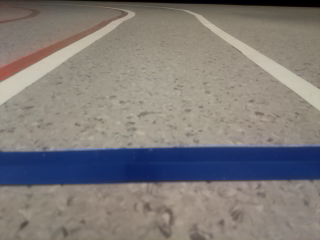
#> input picture photos/1582815498.09.png, 320 x 240 px; its folder holds only this picture in this run
$ python load_photo.py
#> lines starting #> are read from the running program, lines starting #| are printed output that depends on the picture; after the words box and inside, x2 and y2 are one past the last pixel; in counts of white or black regions, pixels touching at a corner belong together
from __future__ import division

import cv2
import numpy as np
import matplotlib.pyplot as plt

import glob


def transform_to_topdown_coordinates(img, pixels_per_centimer):
    src = np.float32([[113-20, 36], [242-20, 40], [11-20, 120], [334-20, 122]])

    pixels_per_centimer = 2
    output_w = int(100 * pixels_per_centimer)
    output_h = int(100 * pixels_per_centimer)
    paper_width = 21
    paper_height = 29.7
    paper_distance = 15

    left_x = output_w / 2 - paper_width / 2 * pixels_per_centimer
    right_x = output_w / 2 + paper_width / 2 * pixels_per_centimer
    bottom_y = paper_distance * pixels_per_centimer
    top_y = (paper_distance + paper_height) * pixels_per_centimer

    dst = np.float32([[left_x, top_y], [right_x, top_y], [left_x, bottom_y], [right_x, bottom_y]])
    M = cv2.getPerspectiveTransform(src, dst)
    return cv2.warpPerspective(img, M, (output_w, output_h), flags=cv2.INTER_LINEAR)

def orange_line_mask(hsvimg):
    avg_saturation = np.mean(hsvimg[:,:,1])
    lower_range1 = np.array([0,         3*avg_saturation, 35/100*255])
    upper_range1 = np.array([50/360*180,       255, 80/100*255])
    lower_range2 = np.array([340/360*180, 3*avg_saturation, 35/100*255])
    upper_range2 = np.array([180,               255, 80/100*255])
    color_mask1 = cv2.inRange(hsvimg, lower_range1, upper_range1)
    color_mask2 = cv2.inRange(hsvimg, lower_range2, upper_range2)
    return (color_mask1 > 0) | (color_mask2 > 0)

def white_line_mask(hsvimg):
    lower_range = np.array([0,   0,          60/100*255])
    upper_range = np.array([255, 10/100*255, 255])
    color_mask = cv2.inRange(hsvimg, lower_range, upper_range)
    return color_mask > 0


for photo in list(glob.glob("photos/*.png")):
    img = cv2.imread(photo, cv2.IMREAD_COLOR)
#> img is the input picture: shape (240, 320, 3); mean B, G, R 120.9, 122.8, 127.5
    topdown = transform_to_topdown_coordinates(img, 2)
#> in transform_to_topdown_coordinates, `return cv2.warpPerspective(img, M, (output_w, output_h), flags=cv2.INT..`:
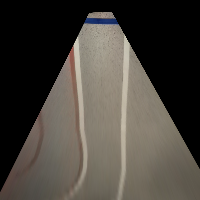
#> returned value: shape (200, 200, 3); mean of channels 0, 1, 2 59.9, 66.6, 71.2; drawn as B, G, R

    kernel_size = 3
    blur = cv2.GaussianBlur(topdown, (kernel_size, kernel_size), 2)

    hsvblur = cv2.cvtColor(blur, cv2.COLOR_BGR2HSV)
#> hsvblur: shape (200, 200, 3); mean H, S, V 11.1, 25.2, 71.6
    avg_saturation = np.mean(hsvblur[:,:,1])
#> avg_saturation = 25.21
    orange_line = orange_line_mask(hsvblur)
#> in orange_line_mask, `lower_range1 = np.array([0,         3*avg_saturation, 35/100*255])`: lower_range1 = [0, 75.63, 89.25]
#> in orange_line_mask, `lower_range2 = np.array([340/360*180, 3*avg_saturation, 35/100*255])`: lower_range2 = [170, 75.63, 89.25]
#> in orange_line_mask, `color_mask1 = cv2.inRange(hsvimg, lower_range1, upper_range1)`:
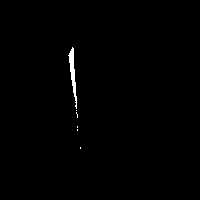
#> color_mask1: shape (200, 200); 0.56% white; 6 white regions (5 under 20 px), largest, box (x1, y1, x2, y2) and area: (68, 47, 77, 109) 210
#> in orange_line_mask, `color_mask2 = cv2.inRange(hsvimg, lower_range2, upper_range2)`: color_mask2: shape (200, 200); every value is 0
    # white_line = white_line_mask(hsvblur)
    blur[orange_line] = (255, 0, 255)
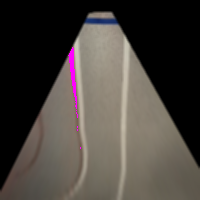
#> blur: shape (200, 200, 3); mean B, G, R 60.8, 66, 71.9
    # blur[white_line] = (0, 0, 255)

    plt.figure()
    plt.title(photo)
    plt.imshow(cv2.cvtColor(cv2.flip(blur, 0), cv2.COLOR_BGR2RGB))

    plt.show()
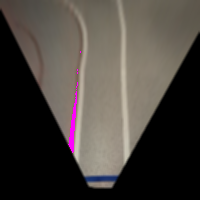
#> shown: shape (200, 200, 3); mean R, G, B 71.9, 66, 60.8

$ run again, on photos/1582815528.19.png
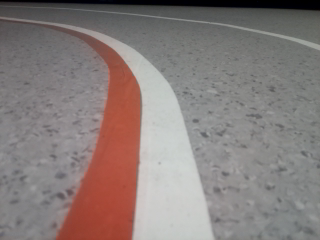
#> input picture photos/1582815528.19.png, 320 x 240 px
#> img is the input picture: shape (240, 320, 3); mean B, G, R 123.2, 125.3, 135.8
#> hsvblur: shape (200, 200, 3); mean H, S, V 38.8, 5.5, 56.6
#> `avg_saturation = np.mean(hsvblur[:,:,1])`: avg_saturation = 5.53
#> lower_range1 = [0, 16.59, 89.25]
#> lower_range2 = [170, 16.59, 89.25]
#> in orange_line_mask, `color_mask1 = cv2.inRange(hsvimg, lower_range1, upper_range1)`:
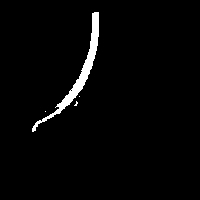
#> color_mask1: shape (200, 200); 2.4% white; 4 white regions (3 under 20 px), largest, box (x1, y1, x2, y2) and area: (32, 12, 99, 132) 952
#> color_mask2: shape (200, 200); 0.08% white in thin lines or dots, all inside (x1, y1, x2, y2) = (41, 29, 92, 121)
#> `plt.show()`:
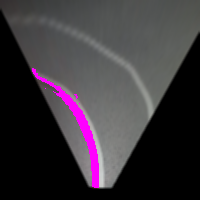
#> shown: shape (200, 200, 3); mean R, G, B 58.7, 52.8, 58.6

$ run again, on photos/1582815533.19.png
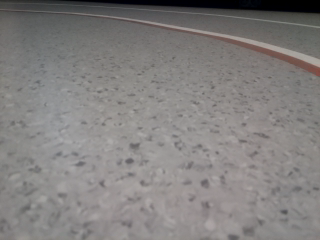
#> input picture photos/1582815533.19.png, 320 x 240 px
#> img is the input picture: shape (240, 320, 3); mean B, G, R 126.5, 127.5, 130.4
#> hsvblur: shape (200, 200, 3); mean H, S, V 26.6, 6.1, 55.6
#> `avg_saturation = np.mean(hsvblur[:,:,1])`: avg_saturation = 6.07
#> lower_range1 = [0, 18.22, 89.25]
#> lower_range2 = [170, 18.22, 89.25]
#> in orange_line_mask, `color_mask1 = cv2.inRange(hsvimg, lower_range1, upper_range1)`:
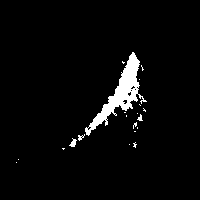
#> color_mask1: shape (200, 200); 3.6% white; 20 white regions (16 under 20 px), largest, box (x1, y1, x2, y2) and area: (85, 52, 147, 136) 1297, (69, 138, 77, 147) 38, (78, 134, 85, 141) 23, (137, 114, 143, 121) 22
#> color_mask2: shape (200, 200); 0.02% white in thin lines or dots, all inside (x1, y1, x2, y2) = (81, 107, 103, 141)
#> `plt.show()`:
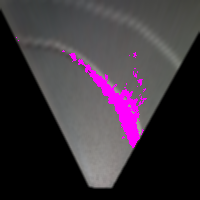
#> shown: shape (200, 200, 3); mean R, G, B 60, 50.4, 59.1

$ run again, on photos/1582815538.22.png
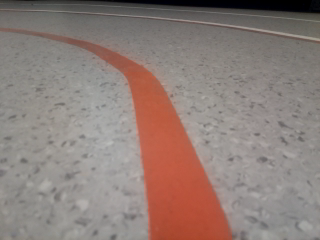
#> input picture photos/1582815538.22.png, 320 x 240 px
#> img is the input picture: shape (240, 320, 3); mean B, G, R 121, 126.5, 142.4
#> hsvblur: shape (200, 200, 3); mean H, S, V 10, 10.7, 61.4
#> `avg_saturation = np.mean(hsvblur[:,:,1])`: avg_saturation = 10.67
#> lower_range1 = [0, 32.02, 89.25]
#> lower_range2 = [170, 32.02, 89.25]
#> in orange_line_mask, `color_mask1 = cv2.inRange(hsvimg, lower_range1, upper_range1)`:
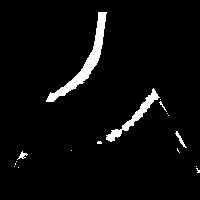
#> color_mask1: shape (200, 200); 4% white; 17 white regions (13 under 20 px), largest, box (x1, y1, x2, y2) and area: (46, 12, 107, 102) 968, (106, 88, 160, 142) 488, (175, 131, 187, 148) 52, (17, 151, 28, 160) 39
#> color_mask2: shape (200, 200); every value is 0
#> `plt.show()`:
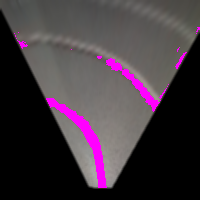
#> shown: shape (200, 200, 3); mean R, G, B 66.3, 54.4, 63

$ run again, on photos/1582815503.1.png
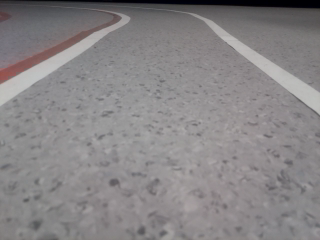
#> input picture photos/1582815503.1.png, 320 x 240 px
#> img is the input picture: shape (240, 320, 3); mean B, G, R 133.9, 132.4, 135.6
#> hsvblur: shape (200, 200, 3); mean H, S, V 64.2, 5.4, 62.9
#> `avg_saturation = np.mean(hsvblur[:,:,1])`: avg_saturation = 5.36
#> lower_range1 = [0, 16.08, 89.25]
#> lower_range2 = [170, 16.08, 89.25]
#> color_mask1: shape (200, 200); 1.2% white; 8 white regions (7 under 20 px), largest, box (x1, y1, x2, y2) and area: (71, 44, 83, 136) 453
#> color_mask2: shape (200, 200); 1.1% white; 13 white regions (9 under 20 px), largest, box (x1, y1, x2, y2) and area: (62, 131, 82, 187) 219, (68, 52, 72, 88) 77, (69, 89, 76, 114) 52, (75, 111, 80, 125) 28
#> `plt.show()`:
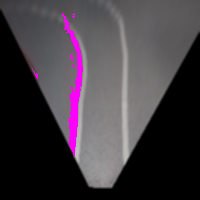
#> shown: shape (200, 200, 3); mean R, G, B 65.5, 58.6, 65.1
